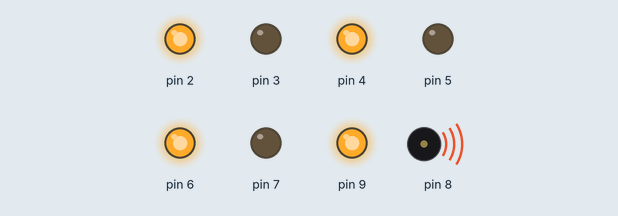
Simulated run of this sketch. Board: Arduino Uno, built with avr-gcc and run on an emulated ATmega328P. Shown: output pins drawn as LEDs (lit = HIGH), buzzer (waves = sounding).

Above: at 3.9 s.
At 4.7 s:
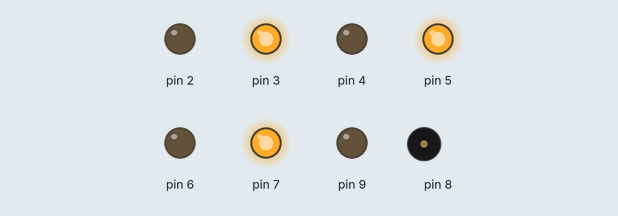
At 15.05 s:
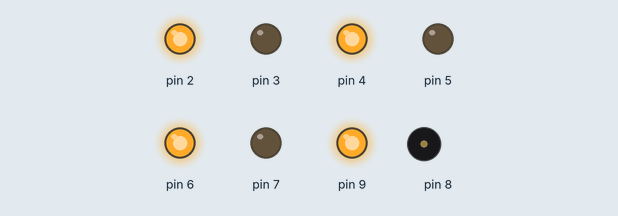
At 19.0 s:
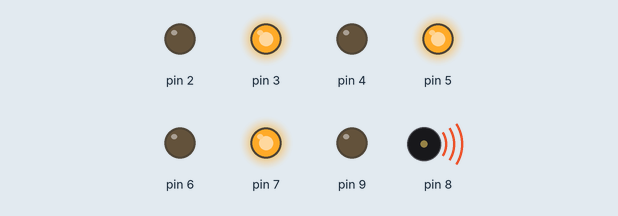
Timing chart, 0 to 22.4 s (numbered marks = the images above):
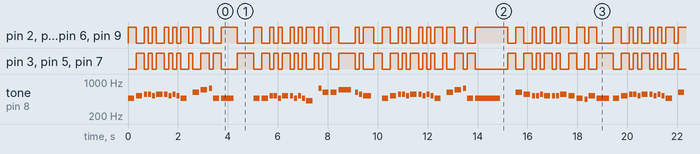

The sketch:

PrzezTweOczyArduino.ino
```cpp
#include "pitches.h"

// notes in the melody:
int melody[] = {
  NOTE_AS4, NOTE_C5, NOTE_CS5, NOTE_CS5, NOTE_C5, NOTE_CS5, NOTE_CS5, NOTE_C5, NOTE_CS5, NOTE_C5, NOTE_AS4, 0, NOTE_DS5, NOTE_F5, NOTE_FS5, NOTE_AS4, NOTE_AS4, 0, NOTE_AS4, NOTE_AS4, NOTE_C5, NOTE_C5, NOTE_AS4, NOTE_C5, NOTE_C5, NOTE_AS4, NOTE_C5, NOTE_AS4, NOTE_GS4, 0, NOTE_FS5, NOTE_DS5, NOTE_DS5, NOTE_F5, NOTE_DS5, NOTE_CS5, NOTE_C5, 0, NOTE_AS4, NOTE_C5, NOTE_CS5, NOTE_CS5, NOTE_C5, NOTE_CS5, NOTE_CS5, NOTE_C5, NOTE_CS5, NOTE_C5, NOTE_AS4, 0, NOTE_DS5, NOTE_F5, NOTE_FS5, NOTE_AS4, NOTE_AS4, 0, NOTE_DS5, NOTE_CS5, NOTE_C5, NOTE_C5, NOTE_CS5, NOTE_C5, NOTE_C5, NOTE_C5, NOTE_CS5, NOTE_C5, NOTE_AS4, NOTE_A4, NOTE_C5, NOTE_AS4
};

// note durations: 4 = quarter note, 8 = eighth note, etc.:
int noteDurations[] = {
  4, 4, 8, 8, 8, 4, 8, 8, 8, 8, 4, 8, 4, 4, 8, 4, 2, 2, 4, 4, 8, 8, 8, 4, 8, 8, 8, 8, 4, 8, 8, 4, 4, 2, 8, 8, 3, 4, 4, 4, 8, 8, 8, 4, 8, 8, 8, 8, 4, 8, 4, 4, 8, 4, 1, 4, 4, 4, 8, 8, 8, 4, 8, 8, 4, 4, 4, 8, 4, 2
};

void setup() {
  pinMode(8, OUTPUT);

  pinMode(2, OUTPUT);
  pinMode(3, OUTPUT);
  pinMode(4, OUTPUT);
  pinMode(5, OUTPUT);
  pinMode(6, OUTPUT);
  pinMode(7, OUTPUT);
  pinMode(9, OUTPUT);
  // iterate over the notes of the melody:

}

void loop() {
  int i=1;
  for (int thisNote = 0; thisNote < 71; thisNote++) {

    // to calculate the note duration, take one second divided by the note type.
    //e.g. quarter note = 1000 / 4, eighth note = 1000/8, etc.
    int noteDuration = 1000 / noteDurations[thisNote];
    tone(8, melody[thisNote], noteDuration);

    // to distinguish the notes, set a minimum time between them.
    // the note's duration + 30% seems to work well:
    int pauseBetweenNotes = noteDuration * 1.30;
    if(i==1){
      digitalWrite(2, HIGH);
      digitalWrite(3, LOW);
      digitalWrite(4, HIGH);
      digitalWrite(5, LOW);
      digitalWrite(6, HIGH);
      digitalWrite(7, LOW);
      digitalWrite(9, HIGH);
      i=0;
    } else {
      digitalWrite(2, LOW);
      digitalWrite(3, HIGH);
      digitalWrite(4, LOW);
      digitalWrite(5, HIGH);
      digitalWrite(6, LOW);
      digitalWrite(7, HIGH);
      digitalWrite(9, LOW);
      i=1;
    }
    delay(pauseBetweenNotes);
    // stop the tone playing:
    noTone(8);
  }
}
```

Measured:
- by itself, pin 2–7, pin 9: moves between LOW and HIGH, repeating every 19.4 s
- by itself, tone on pin 8: plays 466 Hz for 0.25 s, 523 Hz for 0.25 s, 554 Hz for 0.13 s, 554 Hz for 0.13 s, 523 Hz for 0.13 s, 554 Hz for 0.25 s … (431 notes in this stretch)
